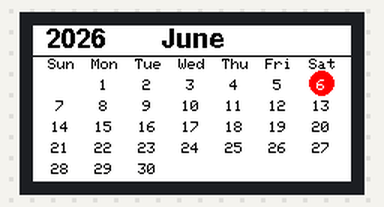
Recording of a sketch running on a simulated ESP8266 (NodeMCU). Parts: 212×104 colour display. What the sketch prints to the serial monitor is not drawn.

Above: at 32.1 s.

The sketch:

E_INK_213.ino
```cpp
//Convert Image to cpp:https://javl.github.io/image2cpp/
/* PIN CONNECT */
// EINK  ESP32
// 1:	GND	  GND
// 2:	3.3V	3.3
// 3:	SCL	  18
// 4:	MOSI	23/Users/pg/Library/CloudStorage/SynologyDrive-0ther/PG/ESP32_E_INK/E_INK_26/E_INK_26.i
// 5:	RESET	16
// 6:	DC	  17
// 7:	CS	  5
// 8:	BUSY	4
//#include <GFX.h>
/*** EINK  ESP32S3
int BUSY_Pin = 8;
int RST_Pin = 9;
int DC_Pin = 10;
int CS_Pin = 7;
int SCK_Pin = 12;
int SDI_Pin = 11;
***/
// int BUSY_Pin = 8;
// int RST_Pin = 9;
// int DC_Pin = 10;
// int CS_Pin = 7;
////EINK  ESP32C3
#define BUSY_Pin 0
#define RST_Pin 3
#define DC_Pin 2
#define CS_Pin 1
// Define SPI pins
#define SPI_MISO -1
#define SPI_MOSI 6
#define SPI_SCK 4
#define SPI_CS -1
#include "qrCode.h"
#include <GxEPD2_BW.h>
#include <GxEPD2_3C.h>
#include <GxEPD2_4C.h>
#include <GxEPD2_7C.h>
#include <Fonts/FreeSans9pt7b.h>
#include <Fonts/FreeSansBold9pt7b.h>
#include <Fonts/FreeSansBold12pt7b.h>
#include <Fonts/FreeSerifBold12pt7b.h>
 #include "monthly_calendar.h"
// // select the display class and display driver class in the following file (new style):
// #include "GxEPD2_display_selection_new_style.h"
// // or select the display constructor line in one of the following files (old style):
// #include "GxEPD2_display_selection.h"
// #include "GxEPD2_display_selection_added.h"

//3Color
GxEPD2_3C<GxEPD2_213c, GxEPD2_213c::HEIGHT> display(GxEPD2_213c(/*CS=*/ CS_Pin, /*DC=*/DC_Pin, /*RST=*/RST_Pin, /*BUSY=*/BUSY_Pin));  // GDEW0213Z16 104x212, UC8151 (IL0373)
//GxEPD2_3C<GxEPD2_213_Z19c, GxEPD2_213_Z19c::HEIGHT> display(GxEPD2_213_Z19c(/*CS=5*/ SS, /*DC=*/ 17, /*RST=*/ 16, /*BUSY=*/ 4)); // GDEH0213Z19 104x212, UC8151D
//GxEPD2_3C<GxEPD2_213_Z98c, GxEPD2_213_Z98c::HEIGHT> display(GxEPD2_213_Z98c(/*CS=5*/ SS, /*DC=*/ 17, /*RST=*/ 16, /*BUSY=*/ 4)); // GDEY0213Z98 122x250, SSD1680

const char PGGroup[] = "PGGroup";
const char lineB[] = "Welcome...!";
void drawQR(){
  display.setPartialWindow(110, 2, 100, 100);
  display.firstPage();
  do{
    display.drawInvertedBitmap(110, 2, epd_bitmap_, 100, 100, GxEPD_RED);
  }while(display.nextPage());
}
void showPG() {
  int16_t tbx, tby;
  uint16_t tbw, tbh;
  display.setTextColor(GxEPD_WHITE);
  display.setFont(&FreeSerifBold12pt7b);
  display.getTextBounds(PGGroup, 0, 0, &tbx, &tby, &tbw, &tbh);
  uint16_t x = ((display.width() - tbw) / 2) - tbx;
  uint16_t y = ((display.height() - tbh) / 2) - tby;
  //display.setPartialWindow(0, 0, tbw + 5, 1.5 * tbh);
  display.firstPage();
  do {
    display.fillRect(0, 0, tbw + 5, 1.5 * tbh, GxEPD_RED);
    display.setCursor(0, tbh);
    display.print(PGGroup);
    display.drawInvertedBitmap(110, 2, epd_bitmap_, 100, 98, GxEPD_BLACK);
  } while (display.nextPage());
}
void fillDisplay(){
  display.setFullWindow();
  display.firstPage();
  do {
    display.startWrite();
    display.writeFillRect(0, 0, display.width(), display.height(), GxEPD_WHITE);
    display.endWrite();
  } while (display.nextPage());
}
void showCalendar(){
  display.firstPage();
  do
  {
    display.fillScreen(GxEPD_WHITE);
    showCalendar(&display);
  }
  while (display.nextPage());
}
void setup() {
  //display.init(115200); // default 10ms reset pulse, e.g. for bare panels with DESPI-C02
  display.init(115200, true, 2, false);  // USE THIS for Waveshare boards with "clever" reset circuit, 2ms reset pulse
  display.setRotation(1);
  fillDisplay();
  //drawQR();
  //showPG();
  showCalendar();
  display.hibernate();
}
void loop(){};
```

monthly_calendar.h
```cpp
//https://github.com/adafruit/Adafruit_Learning_System_Guides/tree/main/Airlift_ePaper_Calendar
//This is Demo you must edit correct for all month
#include "RTClib.h"
#include "GxEPD2_GFX.h"

enum dayhighlight { RedCircle,
                    BlackCircle,
                    Bold,
                    None };
// pick one of these options for displaying the current day in the current month
// const char *wifi_ssid = "iPG";
// const char *wifi_password = "0888484822";
// const char *aio_username = "AIO_USERNAME";
// const char *aio_key = "AIO_KEY";
// // WiFiSSLClient client;
dayhighlight currentday = RedCircle;
//dayhighlight currentday = BlackCircle;
//dayhighlight currentday = Bold;
//dayhighlight currentday = None;
struct tm *today;
struct tm *pickdate = new struct tm;
bool isLeapYear(int year) {
  if (((year % 4 == 0) && (year % 100 != 0)) || (year % 400 == 0))
    return true;
  return false;
}

int getDaysInMonth(int month, int year) {
  int daysInMonth[12] = { 31, 28, 31, 30, 31, 30, 31, 31, 30, 31, 30, 31 };
  if (month != 2)
    return daysInMonth[(month - 1) % 12];
  if (isLeapYear(year))
    return 29;
  return 28;
}

int getDayOfWeek(int year, int month, int day) {
  uint16_t months[] = {
    0, 31, 59, 90, 120, 151, 181, 212, 243, 273, 304, 334, 365
  };  // days until 1st of month

  uint32_t days = year * 365;  // days until year
  for (uint16_t i = 4; i < year; i += 4)
    if (isLeapYear(i)) days++;  // adjust leap years, test only multiple of 4 of course

  days += months[month - 1] + day;              // add the days of this year
  if ((month > 2) && isLeapYear(year)) days++;  // adjust 1 if this year is a leap year, but only after febr

  // make Sunday 0
  days--;
  if (days < 0)
    days += 7;
  return days % 7;  // remove all multiples of 7
}

void drawCalendar(GxEPD2_GFX_BASE_CLASS *_gfx,struct tm *today, struct tm *pickdate) {
  char *dows[7] = { "Sunday", "Monday", "Tuesday", "Wednesday", "Thursday", "Friday", "Saturday" };
  char *months[12] = { "January", "February", "March", "April", "May", "June", "July", "August", "September", "October", "November", "December" };

  pickdate->tm_wday = getDayOfWeek(pickdate->tm_year, pickdate->tm_mon, pickdate->tm_mday);

  Serial.println("drawing calendar for " + String(months[pickdate->tm_mon - 1]) + " " + String(pickdate->tm_year));

  // draw calendar
  String stryear = String(pickdate->tm_year);
  _gfx->setCursor(8, 14);
  _gfx->print(stryear);

  String strmonth = months[pickdate->tm_mon - 1];

  int daysinmonth = getDaysInMonth(pickdate->tm_mon, pickdate->tm_year);
  _gfx->setTextColor(GxEPD_BLACK);
  _gfx->setFont(&FreeSansBold9pt7b);
  int16_t fx, fy;
  uint16_t w, h;
  _gfx->getTextBounds((char *)strmonth.c_str(), 0, 0, &fx, &fy, &w, &h);

  _gfx->setCursor((_gfx->width() - w) / 2, 14);
  _gfx->print(strmonth);

  int curday = pickdate->tm_mday - pickdate->tm_wday;
  while (curday > 1)
    curday -= 7;

  int x = 0;
  int y = 30;
  for (int i = 0; i < 7; i++) {
    x = 4 + i * (_gfx->width() - 8) / 7;
    _gfx->setTextColor(GxEPD_BLACK);
    _gfx->setFont();
    _gfx->getTextBounds(String(dows[i]).substring(0, 3), 0, 0, &fx, &fy, &w, &h);
    _gfx->setCursor(x + (_gfx->width() / 7 - w) / 2, y - 8);
    _gfx->print(String(dows[i]).substring(0, 3));
  }
  _gfx->drawLine(0, 20, _gfx->width(), 20, GxEPD_BLACK);
  y = 32;
  while (curday <= daysinmonth) {
    for (int i = 0; i < 7; i++) {
      x = 4 + i * (_gfx->width() - 8) / 7;
      if (curday >= 1 && curday <= daysinmonth) {
        _gfx->setCursor(x, y);
        _gfx->setTextColor(GxEPD_BLACK);
        _gfx->setFont();
        int16_t fx, fy;
        uint16_t w, h;
        String strday = String(curday);
        if ((today->tm_year == pickdate->tm_year) && (today->tm_mon == pickdate->tm_mon) && (curday == pickdate->tm_mday)) {
          if (currentday == BlackCircle) {
            _gfx->setTextColor(GxEPD_WHITE);
            _gfx->fillCircle(x + (_gfx->width() - 4) / 7 / 2, y+6, 8, GxEPD_BLACK);
          } else if (currentday == RedCircle) {
            _gfx->setTextColor(GxEPD_WHITE);
            _gfx->fillCircle(x + (_gfx->width() - 4) / 7 / 2, y+6, 8, GxEPD_RED);
          }
        }
        _gfx->getTextBounds(strday.c_str(), 0, 0, &fx, &fy, &w, &h);
        _gfx->setCursor(x + (_gfx->width() - 8) / 7 / 2 - w / 2 - fx, y + h / 2);
        //_gfx->setColorBuffer(1, true);  // red is inverted
        _gfx->print(curday);
        //_gfx->setColorBuffer(1, false);  // red is not inverted
      }
      curday++;
    }
    y += 14;
  }
  Serial.println("display update completed");
}

#define SERVER "io.adafruit.com"
#define PATH "/api/v2/%s/integrations/time/strftime?x-aio-key=%s"
// our strftime is %Y-%m-%d %H:%M:%S.%L %j %u %z %Z see http://strftime.net/ for decoding details
// See https://apidock.com/ruby/DateTime/strftime for full options
#define TIME_SERVICE_STRFTIME "&fmt=%25Y-%25m-%25d+%25H%3A%25M%3A%25S.%25L+%25j+%25u+%25z+%25Z"
void *wget(const char *host, const char *path, int port, char *buff) {
  // if (client.connect(host, port)) {
  //   Serial.println("connected to server");
  //   // Make a HTTP request:
  //   // Using HTTP/1.1 to avoid "Transfer-Encoding: chunked" reply
  //   client.println(String("GET ") + path + String(" HTTP/1.0"));
  //   client.println("Host: " + String(host));
  //   client.println("Connection: close");
  //   client.println();

  //   uint32_t bytes = 0;
  //   int capturepos = 0;
  //   bool capture = false;
  //   int linelength = 0;
  //   char lastc = '\0';
  //   while (true) {
  //     while (client.available()) {
  //       char c = client.read();
  //       if ((c == '\n') && (lastc == '\r')) {
  //         if (linelength == 0) {
  //           capture = true;
  //         }
  //         linelength = 0;
  //       } else if (capture) {
  //         buff[capturepos++] = c;
  //         //Serial.write(c);
  //       } else {
  //         if ((c != '\n') && (c != '\r'))
  //           linelength++;
  //       }
  //       lastc = c;
  //       bytes++;
  //     }

  //     // if the server's disconnected, stop the client:
  //     if (!client.connected()) {
  //       //Serial.println();
  //       Serial.println("disconnecting from server.");
  //       client.stop();
  //       buff[capturepos] = '\0';
  //       Serial.println("read " + String(bytes) + " bytes");
  //       Serial.println("captured " + String(capturepos) + " bytes");
  //       break;
  //     }
  //   }
  // }
}
struct tm *getDate(bool force = false) {
  static tm date;
  date.tm_year = 2026;
  date.tm_mon = 06;
  date.tm_mday = 06;
  date.tm_wday = 2;
  date.tm_hour = 1;
  date.tm_min = 1;
  date.tm_sec = 1;
  return &date;
  // char buff[500];
  // char pathbuff[500];
  // sprintf(pathbuff, PATH, aio_username, aio_key);
  // String path = String(pathbuff) + String(TIME_SERVICE_STRFTIME);
  //Serial.println(String("path to check: " ) + String(SERVER) + path);
  // wget(SERVER, path.c_str(), 443, buff);
  // Serial.println("wget got: " + String(buff));
  // String datestr = String(buff);
  // date.tm_year = atoi(datestr.substring(0, 4).c_str());
  // date.tm_mon = atoi(datestr.substring(5, 7).c_str());
  // date.tm_mday = atoi(datestr.substring(8, 10).c_str());
  // date.tm_wday = atoi(datestr.substring(28, 29).c_str());
  // date.tm_hour = atoi(datestr.substring(11, 13).c_str());
  // date.tm_min = atoi(datestr.substring(14, 16).c_str());
  // date.tm_sec = atoi(datestr.substring(17, 19).c_str());
  // return &date;
}

void showCalendar(GxEPD2_GFX_BASE_CLASS *_gfx) {
  _gfx->setFont(&FreeSansBold9pt7b);
  _gfx->setTextColor(GxEPD_BLACK);
  today = getDate();
  Serial.println("today is " + String(today->tm_mon) + "/" + String(today->tm_mday) + "/" + String(today->tm_year));
  pickdate->tm_year = today->tm_year;
  pickdate->tm_mon = today->tm_mon;
  pickdate->tm_mday = today->tm_mday;
  pickdate->tm_hour = today->tm_hour;
  pickdate->tm_min = today->tm_min;
  pickdate->tm_sec = today->tm_sec;
  drawCalendar(_gfx,today, pickdate);
  delay(2000);
}
```

Source omitted: qrCode.h (data table, 8335 bytes)
